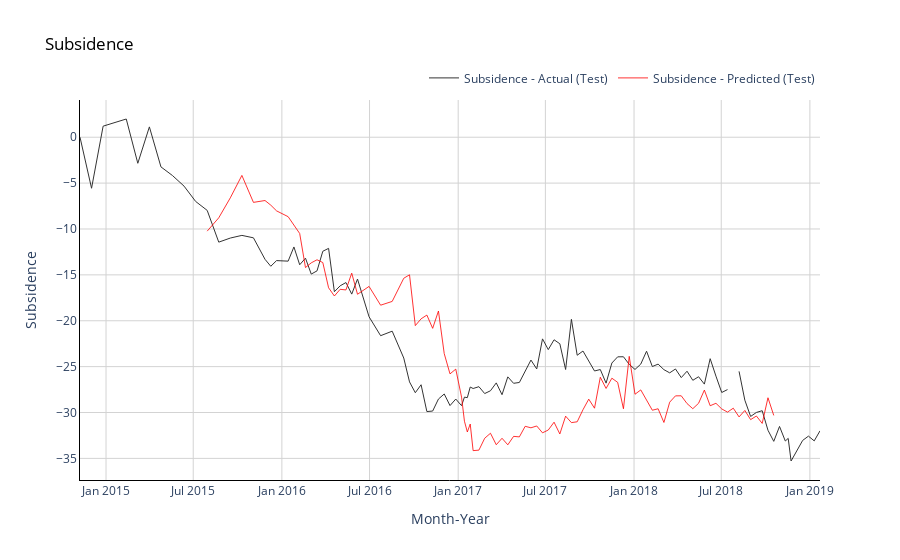

Notebook cell for this chart:
### Code cell
# Plot average monthly temperatures (actual and predicted) for test (out of time) data
fig = go.Figure()

#Trace for actual temperatures
fig.add_trace(go.Scatter(x=np.array(df_train.columns),
                         y=np.array(df_train.values).flatten(),
                         mode='lines',
                         name='Subsidence - Actual (Test)',
                         opacity=0.8,
                         line=dict(color='black', width=1)
                        ))

# Trace for predicted temperatures
fig.add_trace(go.Scatter(x=np.array(df_train.columns[10:]),
                         y=z,
                         mode='lines',
                         name='Subsidence - Predicted (Test)',
                         opacity=0.8,
                         line=dict(color='red', width=1)
                        ))

# Change chart background color
fig.update_layout(dict(plot_bgcolor = 'white'))

# Update axes lines
fig.update_xaxes(showgrid=True, gridwidth=1, gridcolor='lightgrey', 
                 zeroline=True, zerolinewidth=1, zerolinecolor='lightgrey', 
                 showline=True, linewidth=1, linecolor='black',
                 title='Month-Year'
                )

fig.update_yaxes(showgrid=True, gridwidth=1, gridcolor='lightgrey', 
                 zeroline=True, zerolinewidth=1, zerolinecolor='lightgrey', 
                 showline=True, linewidth=1, linecolor='black',
                 title='Subsidence'
                )

# Set figure title
fig.update_layout(title=dict(text="Subsidence", font=dict(color='black')),
                  legend=dict(orientation="h", yanchor="bottom", y=1.02, xanchor="right", x=1)
                 )
fig.show()
